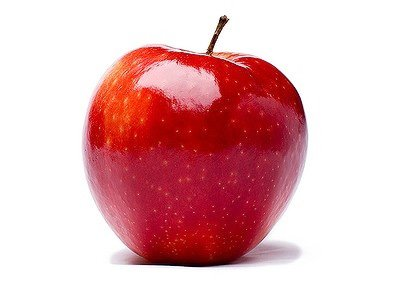
#> input picture 99_Studyfile/02_Sample/apple.jpeg, 420 x 288 px
$ jupyter execute 03_Morphlogical_Erosion.ipynb
#> lines starting #> are read from the running program, lines starting #| are printed output that depends on the picture; after the words box and inside, x2 and y2 are one past the last pixel; in counts of white or black regions, pixels touching at a corner belong together
#### 03_형태학적 변환 팽창과 침식
- 항상 Gray Scale로 진행
- 물체를 따고 싶을 때 사용

[cell 1]
import cv2
import matplotlib.pyplot as plt
import numpy as np

[cell 2]
image_path = '../99_Studyfile/02_Sample/apple.jpeg'
image = cv2.imread(image_path, cv2.IMREAD_GRAYSCALE)
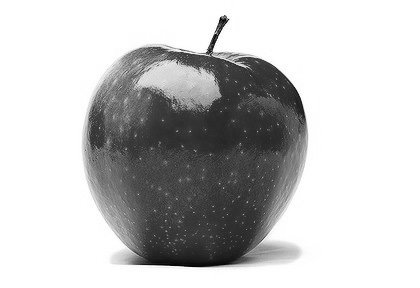
#> image: shape (288, 420); min 0, max 255, mean 197.4

#### 03_01 확장 침식 칠험 : Mask 추가

[cell 3]
_, mask = cv2.threshold(image, 230, 255, cv2.THRESH_BINARY_INV) # 230보다 큰 값들은 255로 지정
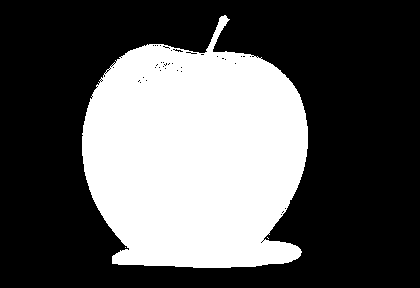
#> mask: shape (288, 420); 35% white; 3 white regions (2 under 20 px), largest, box (x1, y1, x2, y2) and area: (82, 15, 308, 268) 42373

image_list = np.hstack([
    image,
    mask
])
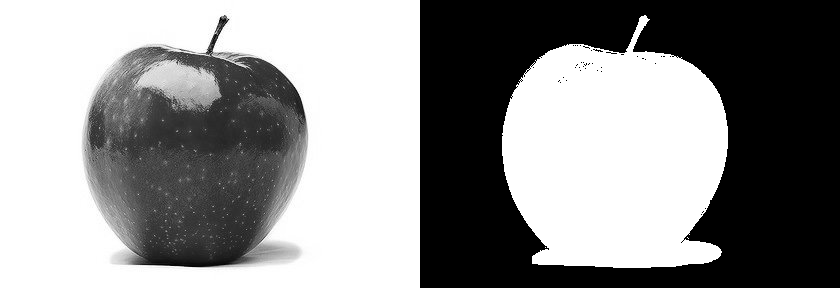
#> image_list: shape (288, 840); min 0, max 255, mean 143.4

plt.imshow(image_list, 'gray')
plt.show()

#### 03_02 확장 침식 실험 : kernel, dilation 추가

[cell 4]
kernel = np.ones((3,3), np.uint8)   # uint8 : 부호 없는 정수
dilation = cv2.dilate(mask,kernel, iterations=1)    # 두 가지를 동시에 사용하면 더 깔끔
#> dilation: shape (288, 420); 36.1% white; 1 white region, box (x1, y1, x2, y2) and area: (81, 14, 309, 269) 43633

image_list = np.hstack([
    image,
    mask,
    dilation
])
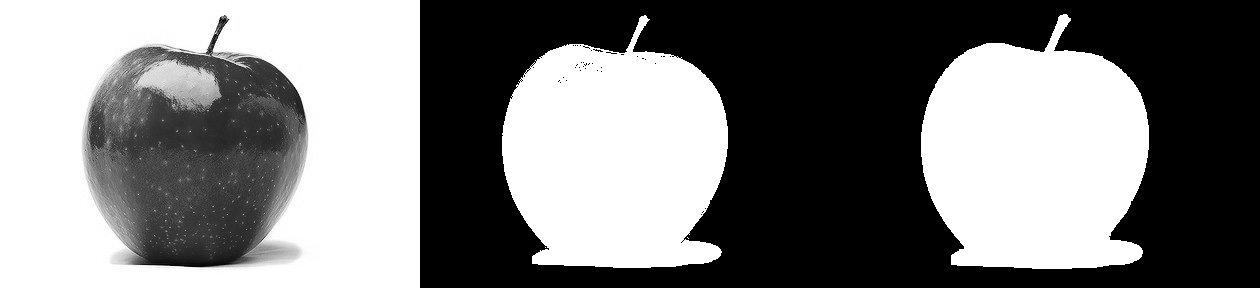
#> image_list: shape (288, 1260); min 0, max 255, mean 126.2

plt.imshow(image_list, 'gray')
plt.show()

#### 03_03 확장 침식 실험 : Erosion 추가

[cell 5]
erosion = cv2.erode(mask, kernel)   # 침식
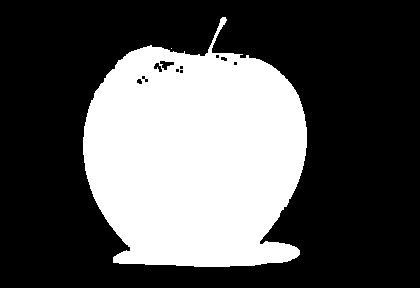
#> erosion: shape (288, 420); 33.8% white; 2 white regions (1 under 20 px), largest, box (x1, y1, x2, y2) and area: (83, 17, 307, 267) 40882

image_list = np.hstack([
    image,
    mask,
    dilation,
    erosion
])
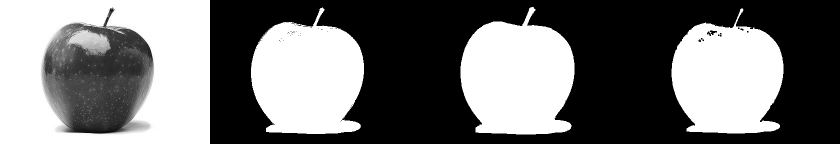
#> image_list: shape (288, 1680) (shown at 1/2 size); min 0, max 255, mean 116.2

plt.imshow(image_list, 'gray')
plt.show()

#### 03_04 확장 침식 실험 : Opening, Closing 추가

[cell 6]
opening = cv2.morphologyEx(mask, cv2.MORPH_OPEN, kernel)
#> opening: shape (288, 420); 34.9% white; 1 white region, box (x1, y1, x2, y2) and area: (82, 16, 308, 268) 42201
closing = cv2.morphologyEx(mask, cv2.MORPH_CLOSE, kernel)
#> closing: shape (288, 420); 35.2% white; 1 white region, box (x1, y1, x2, y2) and area: (82, 15, 308, 268) 42523

image_list = np.hstack([
    image,
    mask,
    dilation,
    erosion,
    opening,
    closing
])
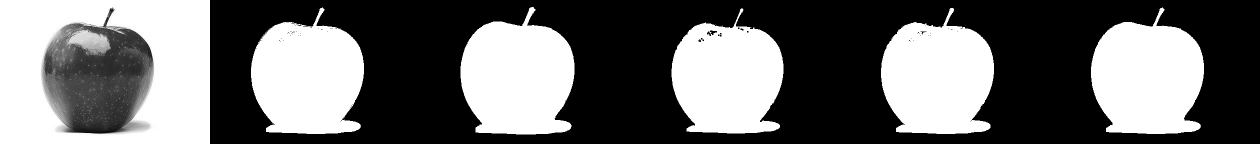
#> image_list: shape (288, 2520) (shown at 1/2 size); min 0, max 255, mean 107.2

plt.imshow(image_list, 'gray')
plt.show()

#### 03_05 확장 침식 실험 : Gradient, TopHat 추가

[cell 7]
# MORPH_GRADIENT 연산은 이미지에서 경계, 윤곽선, 테두리 등을 추출하는 데 사용될 수 있습니다
mg = cv2.morphologyEx(mask, cv2.MORPH_GRADIENT, kernel)
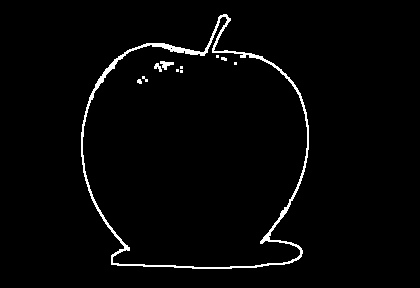
#> mg: shape (288, 420); 2.3% white in thin lines or dots, all inside (x1, y1, x2, y2) = (81, 14, 309, 269)

# MORPH_TOPHAT 연산은 이미지의 밝은 영역에서 뚜렷한 경계를 강조하는 데 사용될 수 있습니다.
th = cv2.morphologyEx(mask, cv2.MORPH_TOPHAT, kernel)
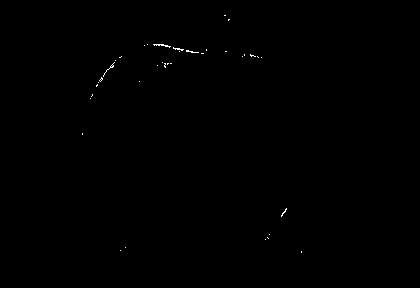
#> th: shape (288, 420); 0.14% white in thin lines or dots, all inside (x1, y1, x2, y2) = (82, 15, 302, 253)

image_list_01 = np.hstack([
    image,
    mask,
    dilation,
    erosion
])
image_list_02 = np.hstack([
    opening,
    closing,
    mg,
    th
])
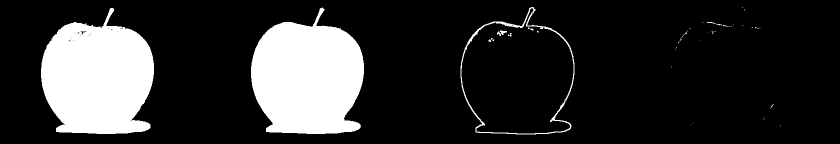
#> image_list_02: shape (288, 1680) (shown at 1/2 size); 18.1% white; 51 white regions (43 under 20 px), largest, box (x1, y1, x2, y2) and area: (502, 15, 728, 268) 42523, (82, 16, 308, 268) 42201, (921, 14, 1149, 269) 2541

plt.imshow(image_list_01, 'gray')
plt.show()

plt.imshow(image_list_02, 'gray')
plt.show()

$ run again, with 99_Studyfile/02_Sample/box_image.jpeg copied over 99_Studyfile/02_Sample/apple.jpeg
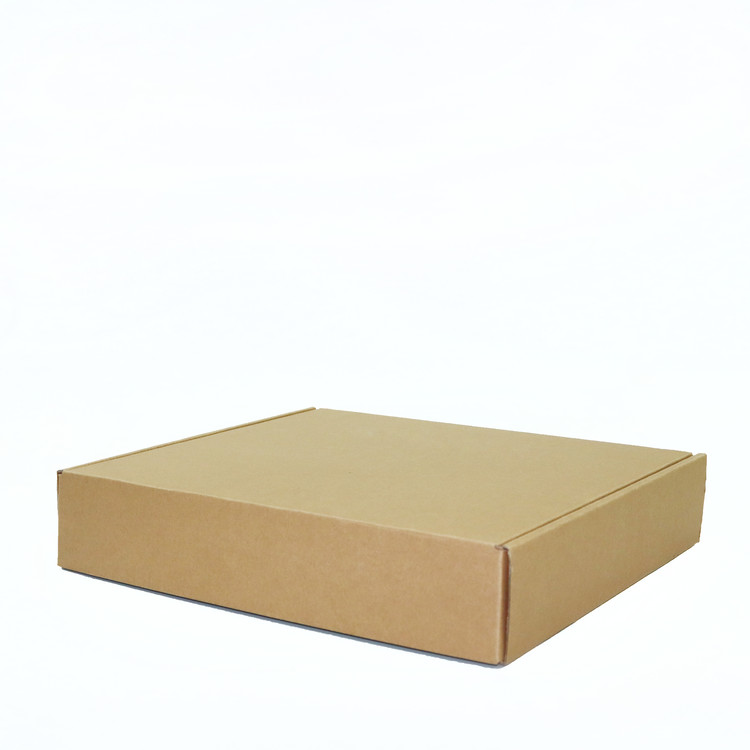
#> input picture 99_Studyfile/02_Sample/box_image.jpeg, 750 x 750 px
#> `_, mask = cv2.threshold(image, 230, 255, cv2.THRESH_BINARY_INV)`:
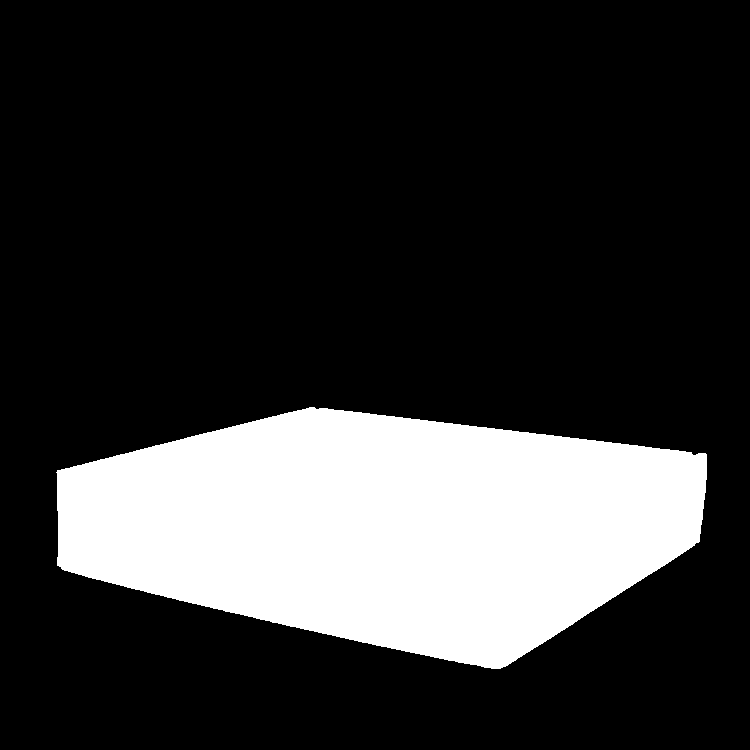
#> mask: shape (750, 750); 21.1% white; 1 white region, box (x1, y1, x2, y2) and area: (56, 407, 707, 669) 118750
#> dilation: shape (750, 750); 21.4% white; 1 white region, box (x1, y1, x2, y2) and area: (55, 406, 708, 670) 120588
#> erosion: shape (750, 750); 20.8% white; 1 white region, box (x1, y1, x2, y2) and area: (58, 408, 706, 668) 116921
#> opening: shape (750, 750); 21.1% white; 1 white region, box (x1, y1, x2, y2) and area: (57, 407, 707, 669) 118749
#> mg: shape (750, 750); 0.65% white in thin lines or dots, all inside (x1, y1, x2, y2) = (55, 406, 708, 670)
#> th: shape (750, 750); 0% white in thin lines or dots, all inside (x1, y1, x2, y2) = (56, 472, 57, 473)
#> `image_list_02 = np.hstack([ opening, closing, mg, th ])`:
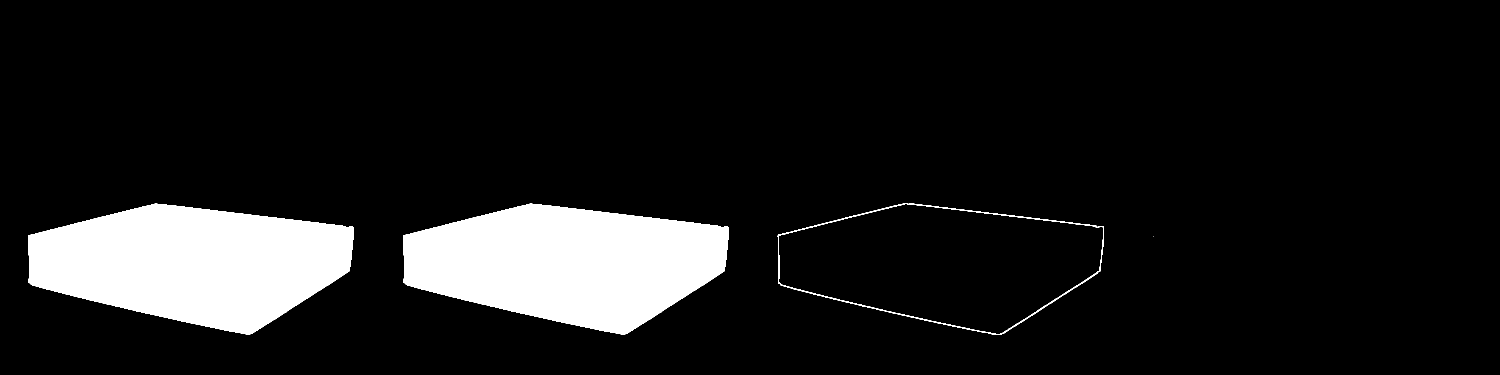
#> image_list_02: shape (750, 3000) (shown at 1/2 size); 10.7% white; 4 white regions (1 under 20 px), largest, box (x1, y1, x2, y2) and area: (806, 407, 1457, 669) 118750, (57, 407, 707, 669) 118749, (1555, 406, 2208, 670) 3667
